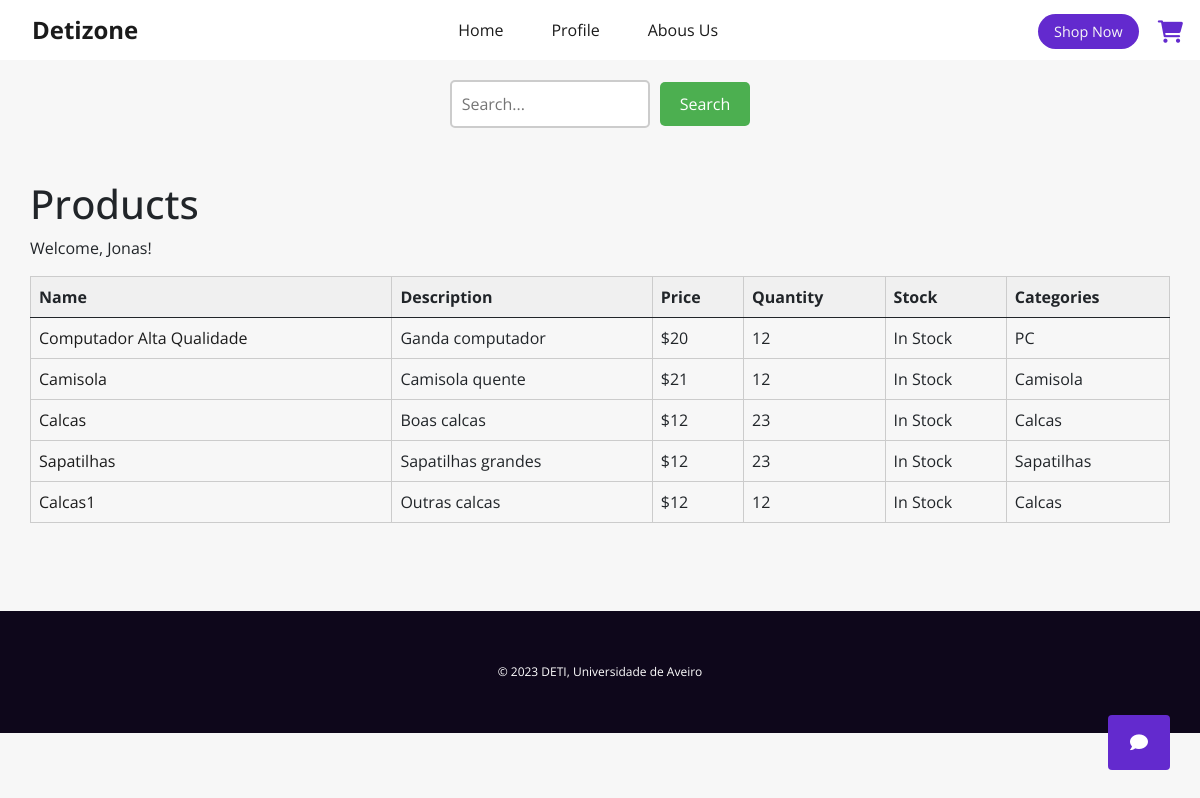
Screenshot of /products (signed in) with the database file from the repository.
### tables this page shows
CREATE TABLE products ( 
        id INTEGER PRIMARY KEY AUTOINCREMENT,
        quantity TEXT NOT NULL,
        stock BOOLEAN,
        description TEXT NOT NULL,
        name TEXT NOT NULL,
        file_path VARCHAR(255) NOT NULL,
        price TEXT NOT NULL,
        categories TEXT NOT NULL
    );

### website/views.py (the view)
@views.route("/products", methods=['GET', 'POST'])
def products():
    if request.method == 'POST':
        query = request.form['query'].capitalize().split(" ")
        lista_produtos = get_specific_products(query)
        return render_template('products.html',lista=lista_produtos,user=session['user']["username"])
    else:
        if ('user' in session):
            return render_template('products.html',lista=get_products(),user=session['user']["username"])
        else:
            return redirect(url_for('auth.login'))

### website/database.py (called while the page is built)
def get_products():
    with sqlite3.connect(db_path) as con:
        cur = con.cursor()
        cur.execute(f"""
            SELECT quantity, stock, description, name, file_path, price, categories FROM products;
            """)
        products = cur.fetchall()
        return products

### website/templates/products.html (shortened to what this page needs)
{% extends "base.html" %}
{% block head %}
<link rel="stylesheet" href="{{url_for('static', filename='css/products.css')}}">
{% endblock %}
{% block body %}
<form method="POST" action="/products">
    <input type="text" name="query" placeholder="Search...">
    <button type="submit">Search</button>
</form>
<div class="container">
    <h1>Products</h1>
    <p>Welcome, {{ user }}!</p>
    <table class="table table-bordered">
        <thead>
            <tr>
                <th>Name</th>
                <th>Description</th>
                <th>Price</th>
                <th>Quantity</th>
                <th>Stock</th>
                <th>Categories</th>
            </tr>
        </thead>
        <tbody>
            {% for product in lista %}
            <tr>
                <td><a href="/product?value={{ product[3] }}">{{ product[3] }}</a></td>
                <td>{{ product[2] }}</td>
                <td>${{ product[5] }}</td>
                <td>{{ product[0] }}</td>
                <td>
                    {% if product[1] == 1 %}
                    In Stock
                    {% else %}
                    Out of Stock
                    {% endif %}
                </td>
                <td>{{ product[6] }}</td>
            </tr>
            {% endfor %}
        </tbody>
    </table>
</div>
{% endblock %}

### website/templates/base.html (shortened to what this page needs)
<!DOCTYPE html>
<html lang="en">
<head>
    <link rel="stylesheet" href="{{url_for('static', filename='css/bootstrap.css')}}">
    <link
    href="https://cdnjs.cloudflare.com/ajax/libs/font-awesome/6.0.0/css/all.min.css"
    rel="stylesheet"
    />
    <link href="https://fonts.cdnfonts.com/css/amazon-ember" rel="stylesheet">
    <link rel="stylesheet" href="https://cdn.jsdelivr.net/npm/bootstrap-icons@1.10.5/font/bootstrap-icons.css">
    <link href="https://cdn.jsdelivr.net/npm/bootstrap@5.0.2/dist/css/bootstrap.min.css" rel="stylesheet">    {% block head %}{% endblock %}
    <link rel="stylesheet" href=" {{ url_for('static', filename='css/base.css') }}">
    <link rel="stylesheet" href=" {{ url_for('static', filename='css/style.css') }}">
</head>
    <header>
      <div class="navbar">
          <div class="logo"><a href="/">Detizone</a></div>
          <ul class="links">
              <li><a href="/">Home</a></li>
              <li><a href="/profile">Profile</a></li>
              <li><a href="/about">Abous Us</a></li>
          </ul>
          <div class="col-r">
            <a href="/products" class="action_btn">Shop Now</a>
            <a href="/cart" class="shop-cart"><i class="fa-solid fa-shopping-cart"></i></a>
          </div>
      </div>
  </header>
  {% block body %}
  {% endblock %}
  <form method="post" action="/conversations" id="conversationsForm">
    <button class="chatStickyBtn" id="chatStickyBtn" type="submit">
      <i class="fas fa-comment"></i>
    </button>
  </form>
  <footer class="footer">
    <div class="container">
      <p>© 2023 DETI, Universidade de Aveiro</p>
    </div>
  </footer>
</html>

### website/static/css/products.css (style rules this page uses)
.container { margin-top: 20px; }
.table { width: 100%; }
.table th { background-color: #f0f0f0; }
.table-bordered th, .table-bordered td { border: 1px solid #ccc; padding: 8px; }
form { display: flex; justify-content: center; align-items: center; margin: 20px; }
input[type="text"] { width: 200px; padding: 10px; border: 2px solid #ccc; border-radius: 5px; }
button { background-color: #4CAF50; color: white; border: none; border-radius: 5px; padding: 10px 20px; margin-left: 10px; cursor: pointer; }

### website/static/css/base.css (style rules this page uses)
* { margin: 0; padding: 0; box-sizing: border-box; font-family: 'Open Sans', sans-serif; }
li { list-style: none; }
a { text-decoration: none; color: rgb(27, 27, 27); font-size: 1rem; transition: all 0.3s ease; }
header { position: relative; padding: 0 2rem; background-color: rgb(255,255,255); }
.navbar { width: 100%; height: 60px; max-width: 1200px; margin: 0 auto; display: flex; align-items: center; justify-content: space-between; }
.navbar .logo a { font-size: 1.5rem; font-weight: bold; }
.navbar .links { display: flex; gap: 3rem; margin: 0; padding: 0; }
.col-r .action_btn { background-color: rgb(99, 42, 206); font-family: 'Open Sans', sans-serif !important; color: rgb(247,247,247); padding: 0.5rem 1rem; border: none; outline: none; border-radius: 20px; font-size: 0.9rem; cursor: pointer; transition: all 0.3s ease; }
.col-r .shop-cart { position: relative; left: 15px; top: 3px; }
.col-r .shop-cart i { color: rgb(99, 42, 206); font-size: 1.4rem; }
.footer { width: 100%; background-color: rgb(14, 7, 27); padding: 20px 0; }
.footer .container { max-width: 1170px; margin: auto; }
.footer .container p { font-family: 'Open Sans', sans-serif; color: rgb(255, 255, 255); margin-bottom: 0; text-align: center; font-size: 12px; }
.chatStickyBtn { position: fixed; bottom: 30px; right: 30px; background-color: rgb(99, 42, 206); border: 0px; color: white; padding: 14px 22px; font-size: 18px; cursor: pointer; border-radius: 4px; }

### website/static/css/style.css (style rules this page uses)
.container { padding: 2rem 0; }

### rows the page displays
products: name "Computador Alta Qualidade", description "Ganda computador", price "20", quantity "12", stock "In Stock", categories "PC"
products: name "Camisola", description "Camisola quente", price "21", quantity "12", stock "In Stock", categories "Camisola"
products: name "Calcas", description "Boas calcas", price "12", quantity "23", stock "In Stock", categories "Calcas"
products: name "Sapatilhas", description "Sapatilhas grandes", price "12", quantity "23", stock "In Stock", categories "Sapatilhas"
products: name "Calcas1", description "Outras calcas", price "12", quantity "12", stock "In Stock", categories "Calcas"

### other values shown
{{ user }} "Jonas"
